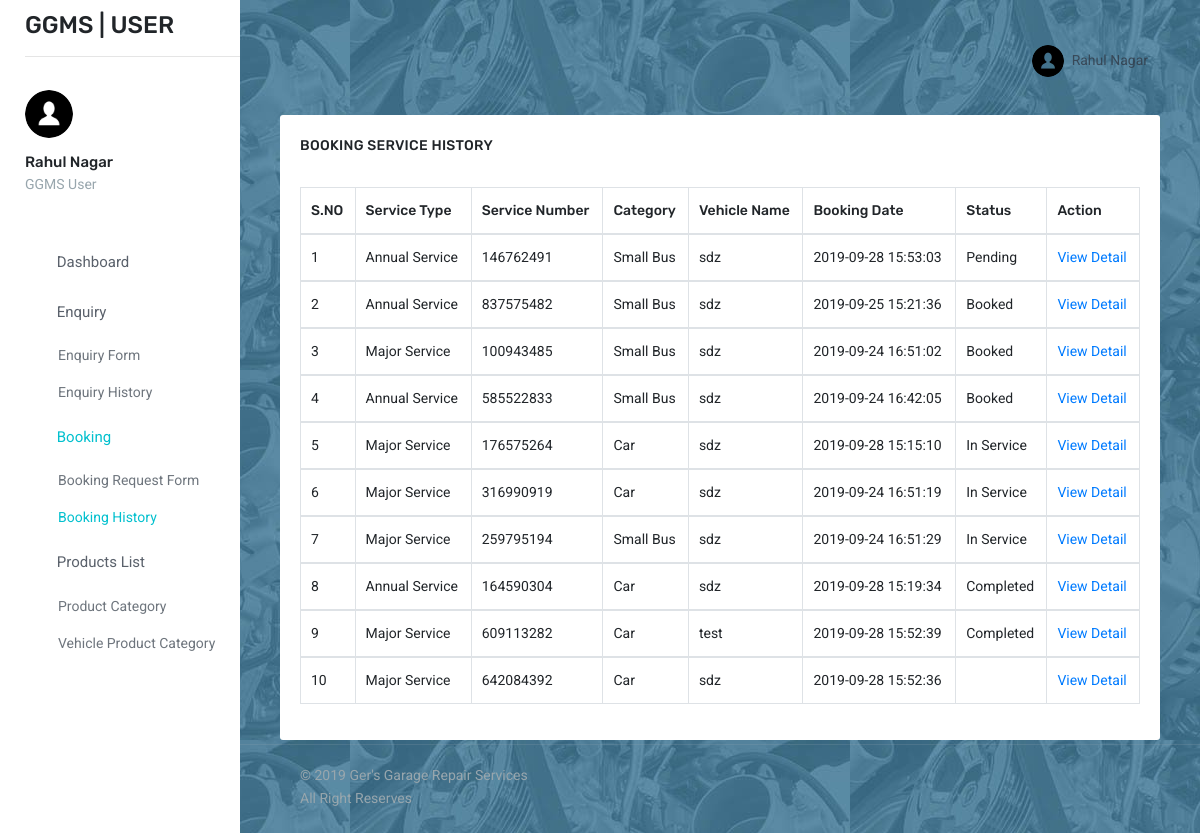
Screenshot of /customer/service-history.php (signed in) with the database file from the repository.
### tables this page shows
CREATE TABLE `tbluser` (
  `ID` int(10) NOT NULL,
  `FullName` varchar(120) NOT NULL,
  `MobileNo` int(20) NOT NULL,
  `Email` varchar(120) NOT NULL,
  `Password` varchar(120) NOT NULL,
  `RegDate` timestamp NOT NULL DEFAULT CURRENT_TIMESTAMP ON UPDATE CURRENT_TIMESTAMP
);

CREATE TABLE `tblservicerequest` (
  `ID` int(10) NOT NULL,
  `UserId` int(10) NOT NULL,
  `ServiceNumber` varchar(20) NOT NULL,
  `ServiceType` varchar(120) NOT NULL,
  `Category` varchar(120) NOT NULL,
  `VehicleName` varchar(120) NOT NULL,
  `VehicleModel` varchar(120) NOT NULL,
  `VehicleBrand` varchar(120) NOT NULL,
  `VehicleRegno` varchar(120) NOT NULL,
  `ServiceDate` date NOT NULL,
  `ServiceTime` varchar(100) NOT NULL,
  `DeliveryType` varchar(120) NOT NULL,
  `PickupAddress` varchar(120) NOT NULL,
  `Description` varchar(250) NOT NULL,
  `ServicerequestDate` timestamp NOT NULL DEFAULT CURRENT_TIMESTAMP ON UPDATE CURRENT_TIMESTAMP,
  `ServiceBy` varchar(120) NOT NULL,
  `ServiceCharge` int(10) NOT NULL,
  `PartsCharge` int(10) NOT NULL,
  `OtherCharge` int(10) NOT NULL,
  `AdminRemark` varchar(120) NOT NULL,
  `AdminStatus` varchar(120) NOT NULL,
  `AdminRemarkdate` timestamp NOT NULL DEFAULT CURRENT_TIMESTAMP
);

### customer/service-history.php (the view, shortened to what this page needs)
<?php
include('../includes/db.php');
if (strlen($_SESSION['sid']==0)) {
  header('location:logout.php');
  } else{
?>
<!doctype html>
<html lang="en">
<head>
    <link href="assets/css/bootstrap.min.css" rel="stylesheet" type="text/css" />
    <link href="assets/css/icons.css" rel="stylesheet" type="text/css" />
    <link href="assets/css/metismenu.min.css" rel="stylesheet" type="text/css" />
    <link href="assets/css/style.css" rel="stylesheet" type="text/css" />
</head>
<body>
    <div id="wrapper">
        <?php include_once('includes/sidebar.php');?>
        <div class="content-page">
            <?php include_once('includes/header.php');?>
            <div class="content">
                <div class="container-fluid">
                    <div class="row">
                        <div class="col-12">
                            <div class="card-box">
                                <h4 class="m-t-0 header-title">Booking Service History</h4>
                                <div class="row">
                                    <div class="col-12">
                                        <div class="p-20">
                                            <table class="table table-bordered mg-b-0">
                                                <thead>
                                                    <tr>
                                                        <th>S.NO</th>
                                                        <th>Service Type</th>
                                                        <th>Service Number</th>
                                                        <th>Category</th>
                                                        <th>Vehicle Name</th>
                                                        <th>Booking Date</th>
                                                        <th>Status</th>
                                                        <th>Action</th>
                                                    </tr>
                                                </thead>
                                                <?php
                                                    $tid=$_SESSION['sid'];
                                                    $ret=mysqli_query($con,"select * from  tblservicerequest where UserId=$tid ORDER BY AdminStatus ASC");
                                                    $cnt=1;
                                                    while ($row=mysqli_fetch_array($ret)) {
                                                    ?>
                                                <tbody>
                                                    <tr>
                                                        <td><?php echo $cnt;?></td>
                                                        <td><?php  echo $row['ServiceType'];?></td>
                                                        <td><?php  echo $row['ServiceNumber'];?></td>
                                                        <td><?php  echo $row['Category'];?></td>
                                                        <td><?php  echo $row['VehicleName'];?></td>
                                                        <td><?php  echo $row['ServicerequestDate'];?></td>
                                                        <td><?php  if($row['AdminStatus']==''){
                                                        echo "Pending";
                                                    }elseif($row['AdminStatus']==1){
                                                        echo "Booked";
                                                    }elseif($row['AdminStatus']==2){
                                                        echo "In Service";
                                                    }elseif($row['AdminStatus']==3){
                                                        echo "Completed";
                                                    }elseif($row['AdminStatus']==4){
                                                        echo "Rejected";
                                                    }?></td>
                                                        <td><a href="service-view.php?ticid=<?php echo $row['ID'];?>">View
                                                                Detail</a>
                                                    </tr>
                                                    <?php
                                                      $cnt=$cnt+1;
                                                    }?>
                                                </tbody>
                                            </table>
                                        </div>
                                    </div>
                                </div>
                            </div>
                        </div>
                    </div>
                </div>
            </div>
        </div>
        <?php include_once('includes/footerh.php');?>
    </div>
</body>
</html>
<?php }  ?>

### customer/includes/sidebar.php (shortened to what this page needs)
<div class="left side-menu">
    <div class="slimscroll-menu" id="remove-scroll">
        <div class="topbar-left">
            <h3>GGMS | USER </h3>
            <hr />
        </div>
        <div class="user-box">
            <div class="user-img">
                <img src="assets/images/user.png" alt="user-img" title="Mat Helme" class="rounded-circle img-fluid">
            </div>
            <?php
              $uid=$_SESSION['sid'];
              $ret=mysqli_query($con,"select FullName from tbluser where ID='$uid'");
              $row=mysqli_fetch_array($ret);
              $name=$row['FullName'];
          ?>
            <h5><?php echo $name; ?></a> </h5>
            <p class="text-muted">GGMS User</p>
        </div>
        <div id="sidebar-menu">
            <ul class="metismenu" id="side-menu">
                <li>
                    <a href="dashboard.php">
                        <span> Dashboard </span>
                    </a>
                </li>
                <li>
                    <a href="javascript: void(0);"><i class="fi-layers"></i><span> Enquiry </span> <span
                            class="menu-arrow"></span></a>
                    <ul class="nav-second-level" aria-expanded="false">
                        <li><a href="enquiry-request.php">Enquiry Form</a></li>
                        <li><a href="enquiry-history.php">Enquiry History</a></li>
                    </ul>
                </li>
                <li>
                    <a href="javascript: void(0);"><i class="fa fa-taxi"></i><span> Booking </span> <span
                            class="menu-arrow"></span></a>
                    <ul class="nav-second-level" aria-expanded="false">
                        <li><a href="service-request.php">Booking Request Form</a></li>
                        <li><a href="service-history.php">Booking History</a></li>
                    </ul>
                </li>
                <li>
                    <a href="javascript: void(0);"><i class="fa fa-pencil"></i><span> Products List </span> <span
                            class="menu-arrow"></span></a>
                    <ul class="nav-second-level" aria-expanded="false">
                        <li><a href="../shop.php">Product Category</a></li>
                        <li><a href="../shop.php">Vehicle Product Category</a></li>
                    </ul>
                </li>
            </ul>
        </div>
    </div>
</div>

### customer/includes/header.php (shortened to what this page needs)
<div class="topbar">
    <nav class="navbar-custom">
        <ul class="list-unstyled topbar-right-menu float-right mb-0">
            <?php
                $uid=$_SESSION['sid'];
                $ret=mysqli_query($con,"select FullName from tbluser where ID='$uid'");
                $row=mysqli_fetch_array($ret);
                $name=$row['FullName'];
            ?>
            <li class="dropdown notification-list">
                <a class="nav-link dropdown-toggle nav-user" data-toggle="dropdown" href="#" role="button"
                    aria-haspopup="false" aria-expanded="false">
                    <img src="assets/images/user.png" alt="user" class="rounded-circle"> <span
                        class="ml-1"><?php echo $name; ?> <i class="mdi mdi-chevron-down"></i> </span>
                </a>
            </li>
        </ul>
    </nav>
</div>

### rows the page displays
tbluser: FullName "Rahul Nagar"
tblservicerequest: ServiceType "Annual Service", ServiceNumber "146762491", Category "Small Bus", VehicleName "sdz", ServicerequestDate "2019-09-28 15:53:03", AdminStatus "Pending"
tblservicerequest: ServiceType "Annual Service", ServiceNumber "837575482", Category "Small Bus", VehicleName "sdz", ServicerequestDate "2019-09-25 15:21:36", AdminStatus "Booked"
tblservicerequest: ServiceType "Major Service", ServiceNumber "100943485", Category "Small Bus", VehicleName "sdz", ServicerequestDate "2019-09-24 16:51:02", AdminStatus "Booked"
tblservicerequest: ServiceType "Annual Service", ServiceNumber "585522833", Category "Small Bus", VehicleName "sdz", ServicerequestDate "2019-09-24 16:42:05", AdminStatus "Booked"
tblservicerequest: ServiceType "Major Service", ServiceNumber "176575264", Category "Car", VehicleName "sdz", ServicerequestDate "2019-09-28 15:15:10", AdminStatus "In Service"
tblservicerequest: ServiceType "Major Service", ServiceNumber "316990919", Category "Car", VehicleName "sdz", ServicerequestDate "2019-09-24 16:51:19", AdminStatus "In Service"
tblservicerequest: ServiceType "Major Service", ServiceNumber "259795194", Category "Small Bus", VehicleName "sdz", ServicerequestDate "2019-09-24 16:51:29", AdminStatus "In Service"
tblservicerequest: ServiceType "Annual Service", ServiceNumber "164590304", Category "Car", VehicleName "sdz", ServicerequestDate "2019-09-28 15:19:34", AdminStatus "Completed"
tblservicerequest: ServiceType "Major Service", ServiceNumber "609113282", Category "Car", VehicleName "test", ServicerequestDate "2019-09-28 15:52:39", AdminStatus "Completed"
tblservicerequest: ServiceType "Major Service", ServiceNumber "642084392", Category "Car", VehicleName "sdz", ServicerequestDate "2019-09-28 15:52:36"
